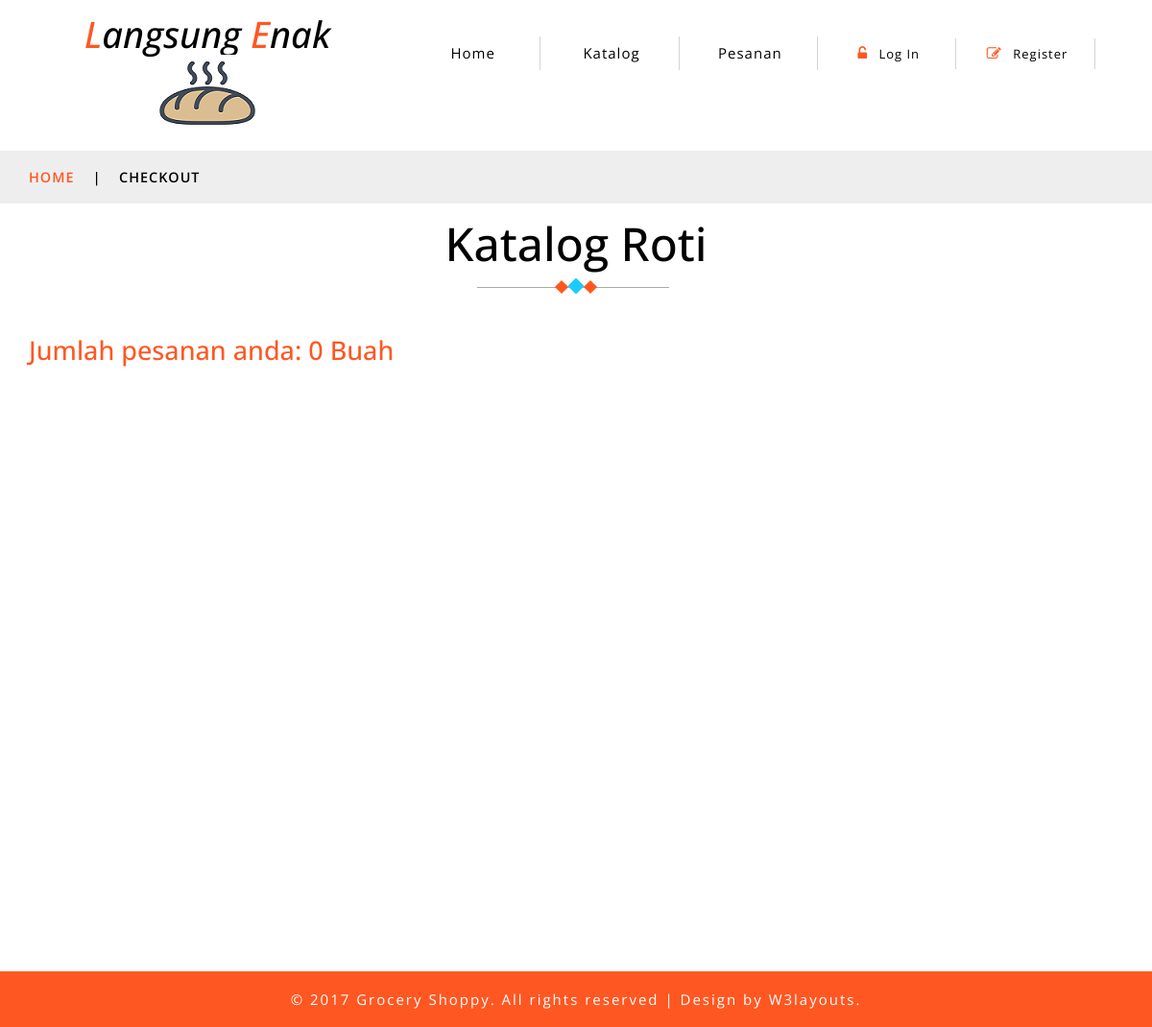
Before: / with the older database file.
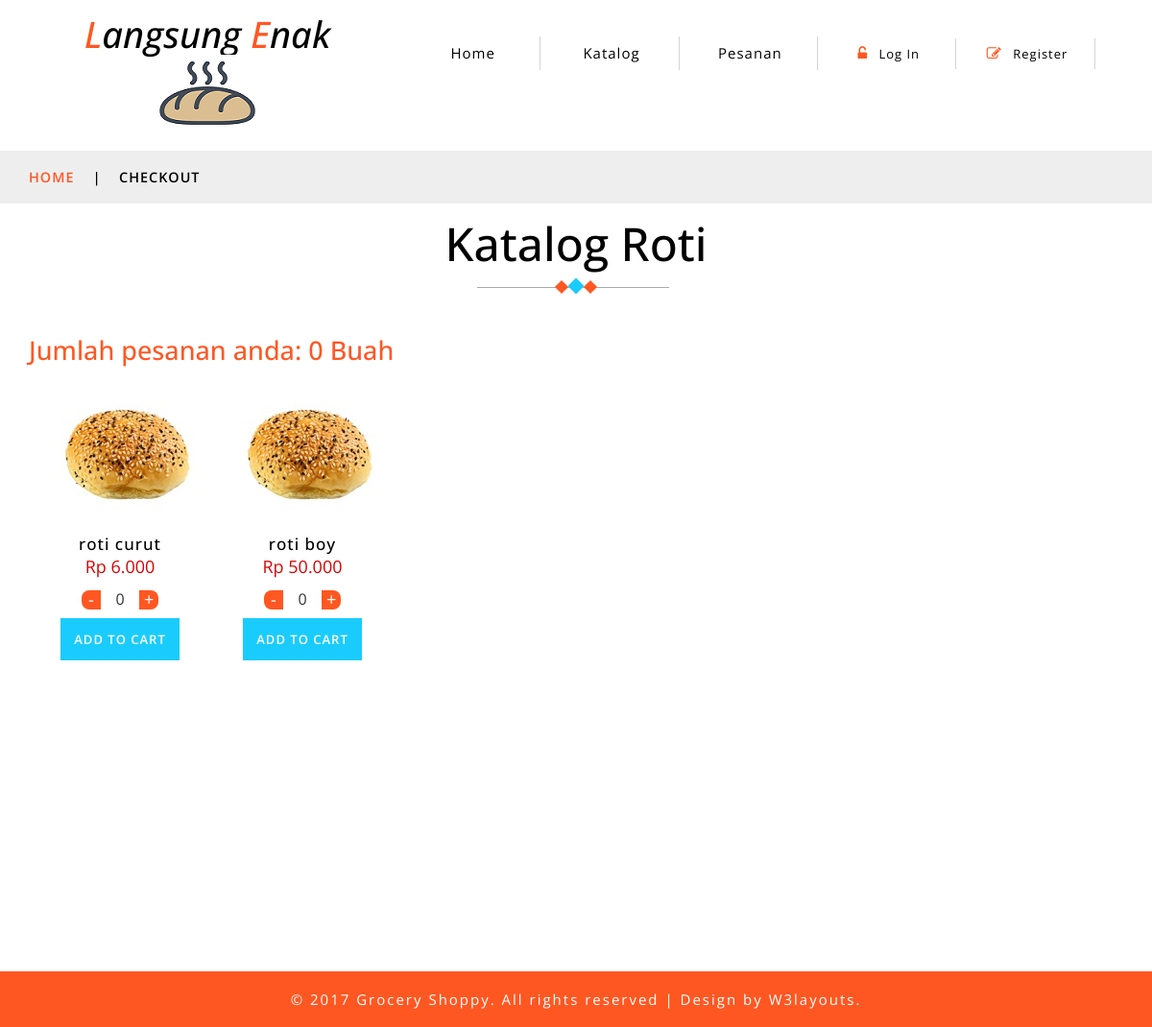
After: the same page with the newer database file.
### tables this page shows
CREATE TABLE `produk` (
  `id` int(11) NOT NULL,
  `nama_produk` varchar(50) NOT NULL,
  `deskripsi` varchar(255) DEFAULT NULL,
  `kategori` varchar(50) NOT NULL,
  `harga` int(15) NOT NULL,
  `gambar` varchar(255) NOT NULL
);

### application/controllers/Home.php (called while the page is built, shortened)
<?php
class Home extends CI_Controller {
	public function __construct(){
        $this->load->model('M_produk');
        $this->load->model('M_order');
        $this->load->model('M_detail_order');
	}
	public function katalog()
	{
		$data['produk'] = $this->M_produk->data_produk()->result_array();
		$this->load->view('katalog', $data);
	}
}

### index.php (called while the page is built, shortened)
<?php
require_once BASEPATH.'core/CodeIgniter.php';

### application/models/M_produk.php (called while the page is built, shortened)
<?php  if ( ! defined('BASEPATH')) exit('No direct script access allowed');
class M_produk extends CI_Model{
	public function data_produk(){
		return $this->db->get('produk');
	}
}
?>

### application/views/katalog.php (the view, shortened to what this page needs)
<?php include 'template/header.php'; ?>
	<div class="services-breadcrumb">
		<div class="agile_inner_breadcrumb">
			<div class="container">
				<ul class="w3_short">
					<li>
						<a href="index.html">Home</a>
						<i>|</i>
					</li>
					<li>Checkout</li>
				</ul>
			</div>
		</div>
	</div>
	<div class="privacy">
		<div class="container">
			<h3 class="tittle-w3l">Katalog Roti
				<span class="heading-style">
					<i></i>
					<i></i>
					<i></i>
				</span>
			</h3>
			<div class="checkout-right">
				<h4>Jumlah pesanan anda: <span><?= $this->cart->total_items() ?> Buah</span>
				</h4>
				<?php foreach ($produk as $produk) {?>
				<div class="col-md-2 product-men">
					<div class="men-pro-item simpleCart_shelfItem">
						<div class="men-thumb-item">
							<img src="<?= base_url('assets/images/gambar_produk/').$produk['gambar']?>" alt="">
						</div>
						<div class="item-info-product ">
							<h4>
								<a href="single.html"><?= $produk['nama_produk']?></a>
							</h4>
							<div class="info-product-price">
								<span class="item_price">Rp <?= number_format($produk['harga'],0,",",".");?></span>
							</div>
							<div class="snipcart-details top_brand_home_details item_add single-item hvr-outline-out">
							<fieldset>
								<div class="quantity-select">
									<form action="<?= base_url('home/add_cart')?>" method="post">
									<div class="value-button value-minus" id="decrease" value="Decrease Value">-</div>
									<input type="number" name="jumlah" class="number" value="0" min="0" />
									<div class="value-button value-plus" id="increase" value="Increase Value">+</div>
									<input type="submit" name="submit" value="Add to cart" class="button">
									</form>
								</div>
							</div>
						</div>
					</div>
				</div>
				<?php } ?>
			</div>
			<div class="clearfix"> </div>
		</div>
	</div>
<?php include 'template/footer.php';?>

### application/views/template/header.php (shortened to what this page needs)
<!DOCTYPE html>
<html lang="zxx">
<head>
	<link href="<?php echo base_url('assets/css/bootstrap.css')?>" rel="stylesheet" type="text/css" media="all" />
	<link href="<?php echo base_url('assets/css/style.css')?>" rel="stylesheet" type="text/css" media="all" />
	<link href="<?php echo base_url('assets/css/button.css')?>" rel="stylesheet">
	<link href="<?php echo base_url('assets/css/font-awesome.css')?>" rel="stylesheet">
	<link href="<?php echo base_url('assets/css/popuo-box.css')?>" rel="stylesheet" type="text/css" media="all" />
	<link rel="stylesheet" type="text/css" href="<?php echo base_url('assets/css/jquery-ui1.css')?>">
</head>
<body>
	<div class="header-bot">
		<div class="header-bot_inner_wthreeinfo_header_mid">
			<div class="col-md-4 logo_agile">
				<h1>
					<a href="index.html">
						<span>L</span>angsung
						<span>E</span>nak
						<img src="<?php echo base_url('assets/images/logo2.png')?>" alt=" ">
					</a>
				</h1>
			</div>
			<br>
			<div class="col-md-8 header">
				<?php if($this->session->userdata('email')==NULL) { ?>
					<ul>
					<li>
						<a class="nav-stylehead" href="index.html">Home</a>
					</li>
					<li class="">
						<a class="nav-stylehead" href="about.html">Katalog</a>
					</li>
					<li class="">
						<a class="nav-stylehead" href="faqs.html">Pesanan</a>
					</li>
					<li>
						<a href="<?= base_url('login')?>">
							<span class="fa fa-unlock-alt" aria-hidden="true"></span> Log In </a>
					</li>
					<li>
						<a href="<?= base_url('register')?>">
							<span class="fa fa-pencil-square-o" aria-hidden="true"></span> Register </a>
					</li>
				</ul>
				<?php } ?>
			</div>
			<div class="clearfix"></div>
		</div>
	</div>

### application/views/template/footer.php (shortened to what this page needs)
<div class="copy-right">
		<div class="container">
			<p>© 2017 Grocery Shoppy. All rights reserved | Design by
				<a href="http://w3layouts.com"> W3layouts.</a>
			</p>
		</div>
	</div>
	<link href="<?= base_url('assets/css/datepicker.min.css')?>" rel="stylesheet" type="text/css">
</body>
</html>

### assets/css/button.css (style rules this page uses)
.value-button { display: inline-block; border: 0px solid #ddd; color: white; margin: 0px; width: 20px; height: 20px; text-align: center; vertical-align: middle; padding: 0px 0; background: #FF5722; -webkit-touch-callout: none; -webkit-user-select: none; -khtml-user-select: none; -moz-user-select: none; -ms-user-select: none; user-select: none; }
form #decrease { margin-right: -4px; border-radius: 8px 0 0 8px; }
form #increase { margin-left: -4px; border-radius: 0 8px 8px 0; }
input.number { text-align: center; border: 0px; margin: 0px; width: 40px; height: 40px; }

Changed rows visible on the page:
added produk: gambar (picture), nama_produk "roti curut", harga "6.000"
added produk: gambar (picture), nama_produk "roti boy", harga "50.000"
